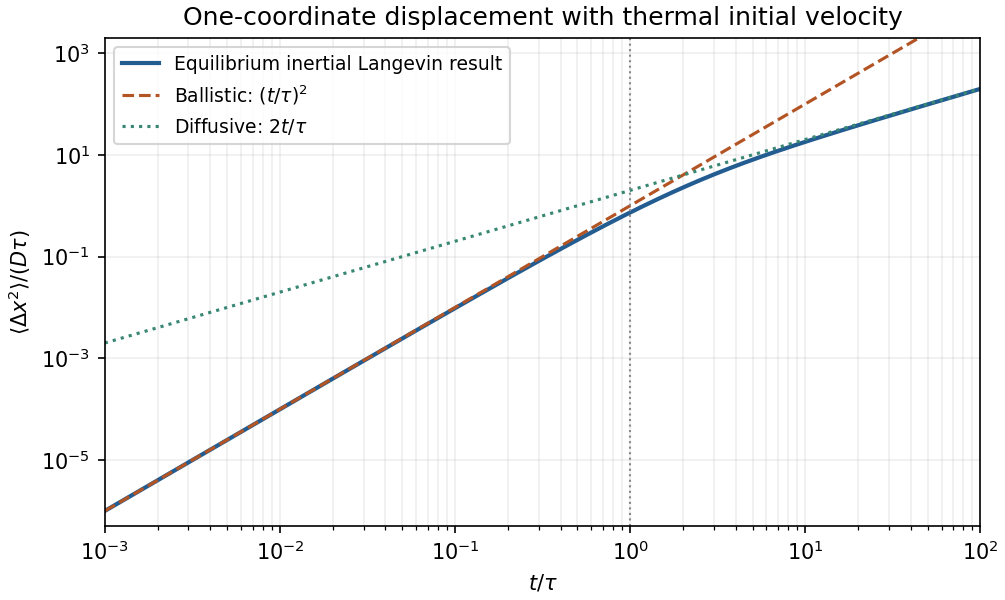

Write Python code to recreate this figure.
"""Original educational diagram; Python 3.14, NumPy and Matplotlib. Saves a basename PNG to the current working directory."""
import numpy as np
import matplotlib
matplotlib.use('Agg')
import matplotlib.pyplot as plt
plt.rcParams.update({'font.size':10,'figure.facecolor':'white','axes.facecolor':'white'})
s=np.logspace(-3,2,1000);msd=2*(s+np.expm1(-s))
fig,ax=plt.subplots(figsize=(6.7,4),layout='constrained');ax.loglog(s,msd,color='#225c91',lw=2,label='Equilibrium inertial Langevin result');ax.loglog(s,s*s,color='#b25424',ls='--',label=r'Ballistic: $(t/\tau)^2$');ax.loglog(s,2*s,color='#388773',ls=':',label=r'Diffusive: $2t/\tau$');ax.axvline(1,color='#888',ls=':',lw=1)
ax.set(xlabel=r'$t/\tau$',ylabel=r'$\langle\Delta x^2\rangle/(D\tau)$',xlim=(1e-3,100),ylim=(5e-7,2e3),title='One-coordinate displacement with thermal initial velocity');ax.legend(fontsize=9);ax.grid(alpha=.2,which='both')
fig.savefig('paper-1-tsp2014-brownian.png',dpi=150,facecolor='white');plt.close(fig)
